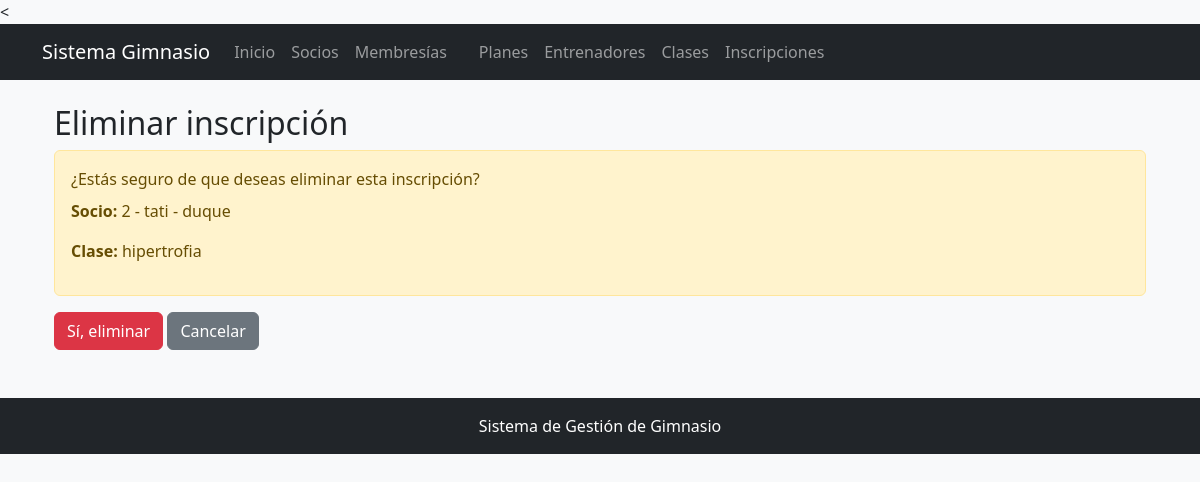
The page /inscripciones/eliminar/1/ on the database as committed earlier.
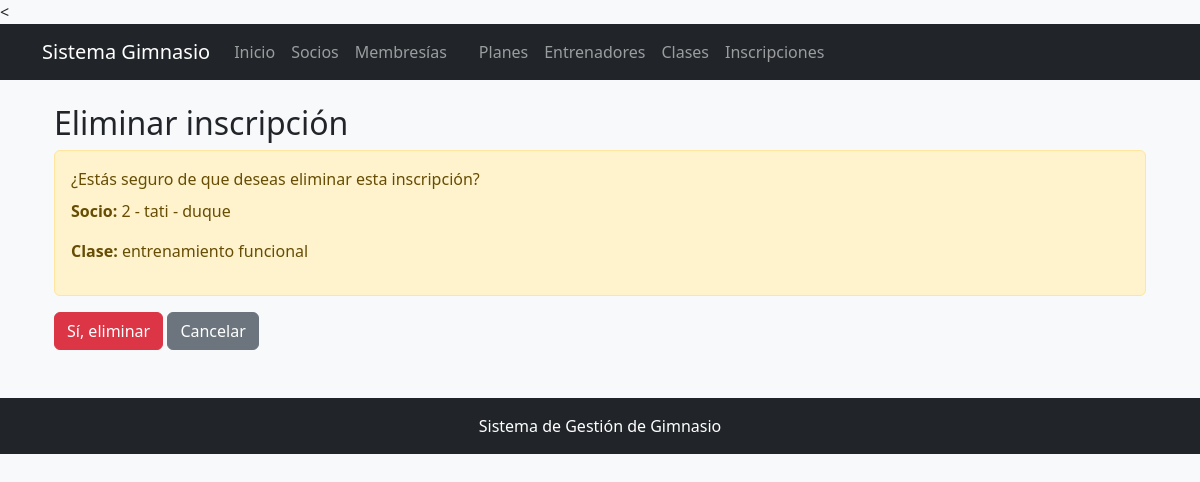
The same page on the database as committed later.
### inscripcion/models.py (models this page shows, shortened)
class Inscripcion(models.Model):
    id_inscripcion = models.AutoField(primary_key=True)
    socio = models.ForeignKey(Socio, on_delete=models.CASCADE)
    clase = models.ForeignKey(Clase, on_delete=models.CASCADE)
    fecha_inscripcion = models.DateField(auto_now_add=True)

### clase/models.py (models this page shows)
class Clase(models.Model):
    id_clase = models.AutoField(primary_key=True)
    nombre = models.CharField(max_length=100)
    horario = models.DateTimeField()
    cupo = models.PositiveIntegerField()
    entrenador = models.ForeignKey(entrenador, on_delete=models.CASCADE )
    def __str__(self):
        return self.nombre

### socios/models.py (models this page shows)
class Socio(models.Model):
    id_socio = models.AutoField(primary_key=True)
    documento = models.CharField(max_length=20, unique=True)
    nombres = models.CharField(max_length=100)
    apellidos = models.CharField(max_length=100)
    telefono = models.CharField(max_length=20)
    correo = models.EmailField(unique=True)
    fecha_registro = models.DateField(auto_now_add=True)
    activo = models.BooleanField(default=True)
    def __str__(self):
        return f"{self.id_socio} - {self.nombres} - {self.apellidos}"

### inscripcion/views.py (the view)
# urls.py: path('eliminar/<int:id_inscripcion>/', views.eliminar_inscripcion, name='eliminar_inscripcion'),
def eliminar_inscripcion(request, id_inscripcion):
    inscripcion = get_object_or_404(
        Inscripcion,
        id_inscripcion=id_inscripcion
    )
    if request.method == 'POST':
        inscripcion.delete()
        return redirect('inscripcion:lista_inscripciones')
    return render(request, 'inscripcion/eliminar.html', {
        'inscripcion': inscripcion
    })

### templates/inscripcion/eliminar.html (shortened to what this page needs)
{% extends 'gimnasio/base.html' %}
{% block content %}
<div class="container mt-4">
    <h2>Eliminar inscripción</h2>
    <div class="alert alert-warning">
        ¿Estás seguro de que deseas eliminar esta inscripción?
        <p class="mt-2">
            <strong>Socio:</strong> {{ inscripcion.socio }}
        </p>
        <p>
            <strong>Clase:</strong> {{ inscripcion.clase }}
        </p>
    </div>
    <form method="POST">
        <button type="submit" class="btn btn-danger">
            Sí, eliminar
        </button>
        <a href="{% url 'inscripcion:lista_inscripciones' %}"
           class="btn btn-secondary">
            Cancelar
        </a>
    </form>
</div>
{% endblock %}

Rows that differ between the two databases and show on the page:
changed Inscripcion "2 - tati - duque": clase "hipertrofia" → "entrenamiento funcional"
